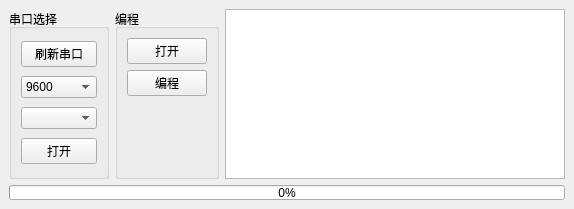
<?xml version="1.0" encoding="UTF-8"?>
<ui version="4.0">
 <class>MainWindow</class>
 <widget class="QMainWindow" name="MainWindow">
  <property name="geometry">
   <rect>
    <x>0</x>
    <y>0</y>
    <width>574</width>
    <height>209</height>
   </rect>
  </property>
  <property name="minimumSize">
   <size>
    <width>574</width>
    <height>209</height>
   </size>
  </property>
  <property name="maximumSize">
   <size>
    <width>574</width>
    <height>209</height>
   </size>
  </property>
  <property name="windowTitle">
   <string>MainWindow</string>
  </property>
  <widget class="QWidget" name="centralwidget">
   <layout class="QVBoxLayout" name="verticalLayout_3">
    <item>
     <layout class="QHBoxLayout" name="horizontalLayout">
      <item>
       <widget class="QGroupBox" name="groupBox">
        <property name="maximumSize">
         <size>
          <width>100</width>
          <height>16777215</height>
         </size>
        </property>
        <property name="title">
         <string>串口选择</string>
        </property>
        <layout class="QVBoxLayout" name="verticalLayout">
         <item>
          <widget class="QPushButton" name="btn_reflash_com">
           <property name="text">
            <string>刷新串口</string>
           </property>
          </widget>
         </item>
         <item>
          <widget class="QComboBox" name="comboBox_baud">
           <property name="currentText">
            <string>9600</string>
           </property>
           <item>
            <property name="text">
             <string>9600</string>
            </property>
           </item>
           <item>
            <property name="text">
             <string>115200</string>
            </property>
           </item>
           <item>
            <property name="text">
             <string>460800</string>
            </property>
           </item>
           <item>
            <property name="text">
             <string>921600</string>
            </property>
           </item>
          </widget>
         </item>
         <item>
          <widget class="QComboBox" name="comboBox_com"/>
         </item>
         <item>
          <widget class="QPushButton" name="btn_serial_open">
           <property name="text">
            <string>打开</string>
           </property>
          </widget>
         </item>
        </layout>
       </widget>
      </item>
      <item>
       <widget class="QGroupBox" name="groupBox_2">
        <property name="maximumSize">
         <size>
          <width>1000</width>
          <height>1000</height>
         </size>
        </property>
        <property name="title">
         <string>编程</string>
        </property>
        <layout class="QVBoxLayout" name="verticalLayout_2">
         <item>
          <widget class="QPushButton" name="btn_open_file">
           <property name="text">
            <string>打开</string>
           </property>
          </widget>
         </item>
         <item>
          <widget class="QPushButton" name="btn_program">
           <property name="text">
            <string>编程</string>
           </property>
          </widget>
         </item>
         <item>
          <spacer name="verticalSpacer">
           <property name="orientation">
            <enum>Qt::Vertical</enum>
           </property>
           <property name="sizeHint" stdset="0">
            <size>
             <width>20</width>
             <height>599</height>
            </size>
           </property>
          </spacer>
         </item>
        </layout>
       </widget>
      </item>
      <item>
       <widget class="QTextEdit" name="textEdit">
        <property name="font">
         <font>
          <family>Arial</family>
          <pointsize>7</pointsize>
         </font>
        </property>
        <property name="documentTitle">
         <string/>
        </property>
        <property name="readOnly">
         <bool>true</bool>
        </property>
        <property name="markdown">
         <string/>
        </property>
        <property name="placeholderText">
         <string/>
        </property>
       </widget>
      </item>
     </layout>
    </item>
    <item>
     <widget class="QProgressBar" name="progressBar">
      <property name="maximumSize">
       <size>
        <width>16777215</width>
        <height>15</height>
       </size>
      </property>
      <property name="value">
       <number>0</number>
      </property>
     </widget>
    </item>
   </layout>
  </widget>
 </widget>
 <resources/>
 <connections/>
</ui>
